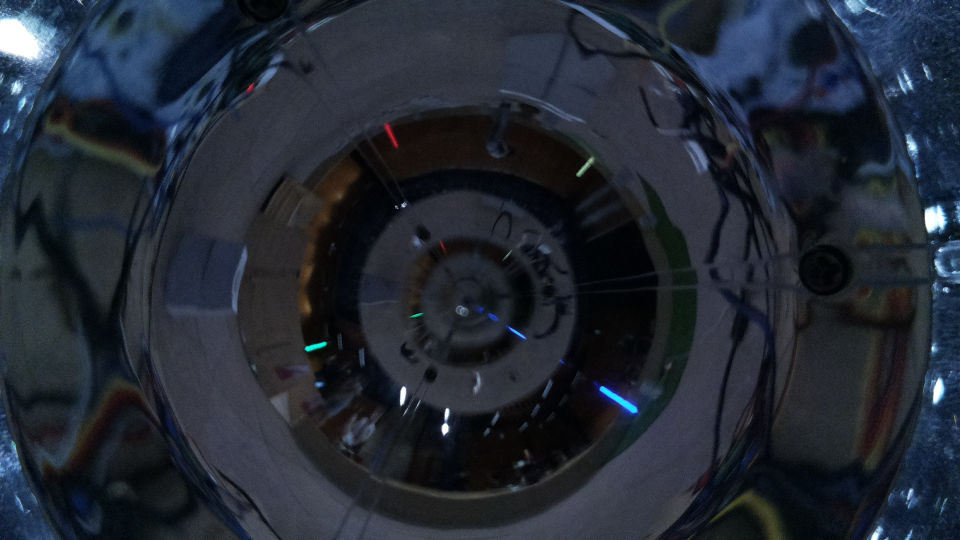
#> input picture BeaconPhoto/photo_beacon.jpg, 1920 x 1080 px (shown at 1/2 size)
$ python -i beacon.py   (imports and definitions only)   (older library calls are emulated)
#> lines starting #> are read from the running program, lines starting #| are printed output that depends on the picture; after the words box and inside, x2 and y2 are one past the last pixel; in counts of white or black regions, pixels touching at a corner belong together
import cv2
import numpy as np
import math
from picamera import PiCamera

center_cone_x = 983#981
center_cone_y = 596#597
RedLed = (0,8040)
GreenLed = (8040,8040)
BlueLed = (8040,0)
YellowLed = (0,0)


g_low = (30, 100, 110)
g_high = (35, 255,255)
b_low = (10, 125, 125)
b_high = (15, 255,255)
r_low = (110, 100, 100)
r_high = (130, 255,255)

y_low = (50,40, 40)
y_high = (90, 255,255)


# [29 lines left out: function center, not called in this run]


def extract_channel(img):

    #img = cv2.GaussianBlur(img,(5,5),1)

    ## convert to hsv
    hsv = cv2.cvtColor(img, cv2.COLOR_RGB2HSV)
#> hsv: shape (1080, 1920, 3); mean H, S, V 102.8, 94, 52

    mask_g = cv2.inRange(hsv,g_low ,g_high )
#> mask_g: shape (1080, 1920); every value is 0
    mask_b = cv2.inRange(hsv, b_low, b_high)
    mask_r = cv2.inRange(hsv, r_low, r_high)
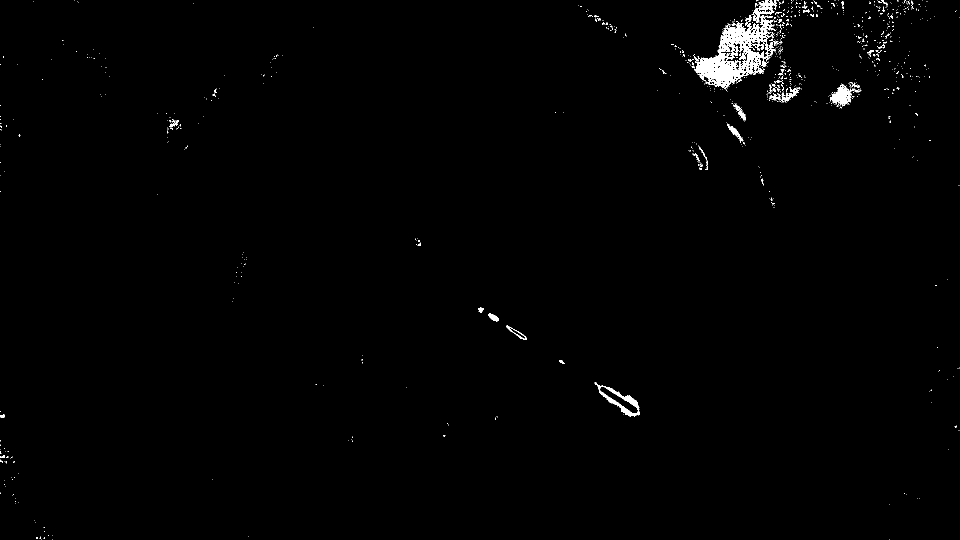
#> mask_r: shape (1080, 1920) (shown at 1/2 size); 0.9% white; 933 white regions (879 under 20 px), largest, box (x1, y1, x2, y2) and area: (1386, 0, 1557, 178) 10748, (1189, 764, 1280, 833) 1312, (1660, 167, 1722, 214) 973
    mask_y = cv2.inRange(hsv, y_low, y_high)
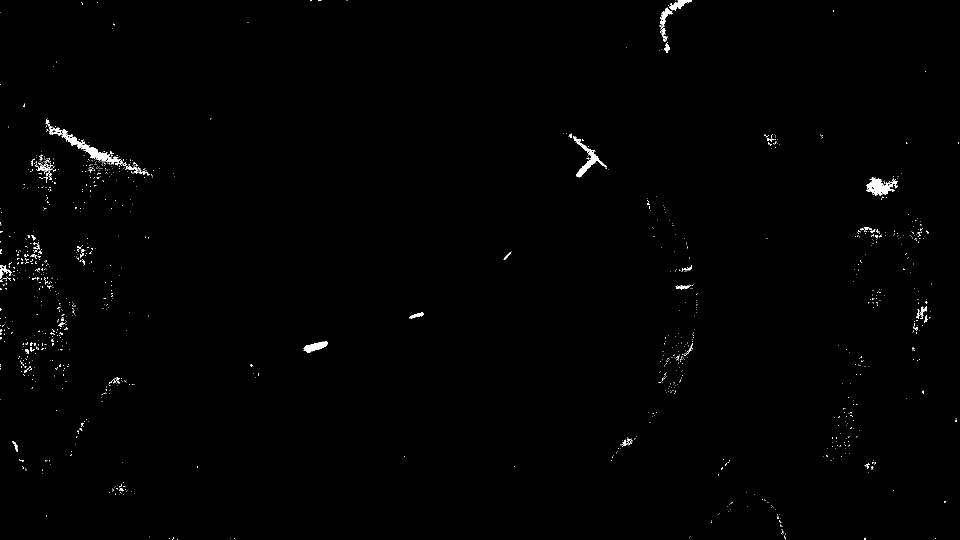
#> mask_y: shape (1080, 1920) (shown at 1/2 size); 0.56% white; 1237 white regions (1179 under 20 px), largest, box (x1, y1, x2, y2) and area: (95, 248, 246, 332) 1713, (1732, 355, 1796, 392) 1108, (1146, 273, 1213, 355) 1035

    #gray = cv2.cvtColor(img,cv2.COLOR_BGR2GRAY)


    ## slice the green
    imask_r = mask_r>0
    imask_g = mask_g>0
    imask_b = mask_b>0
    imask_y = mask_y>0


    green = np.zeros_like(img, np.uint8)
    red = np.zeros_like(img, np.uint8)
    blue = np.zeros_like(img, np.uint8)
    yellow = np.zeros_like(img, np.uint8)


    red[imask_r] = img[imask_r]
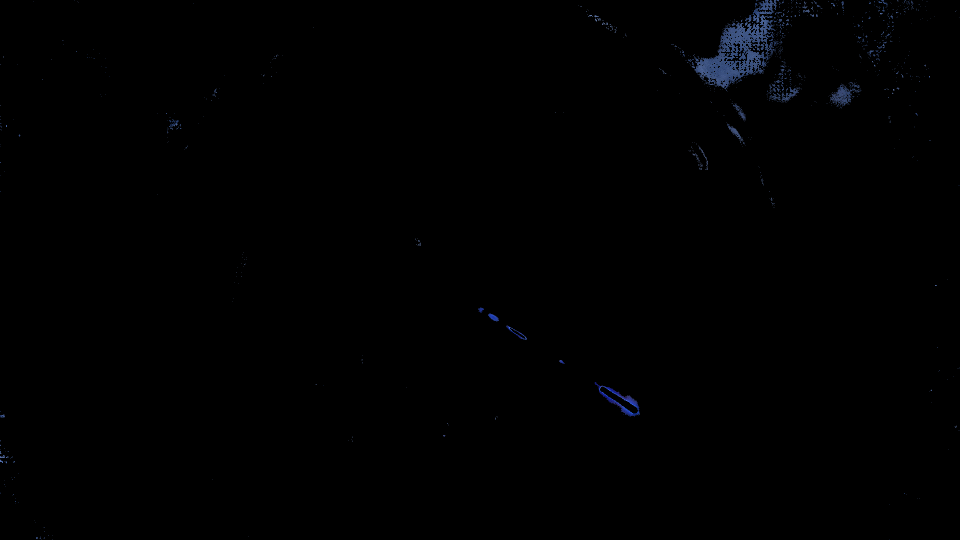
#> red: shape (1080, 1920, 3) (shown at 1/2 size); mean R, G, B 0.5, 0.7, 1.1
    green[imask_g] = img[imask_g]
#> green: shape (1080, 1920, 3); every value is 0
    blue[imask_b] = img[imask_b]
    yellow[imask_y] = img[imask_y]

    ## save

    image = np.zeros_like(img, np.uint8)
    image = red + blue +green + yellow
    channel = [yellow, red,green,blue]

    return channel , image


# [180 lines left out: functions channel_selection, get_angles, get_position, beacon_main, not called in this run]


>>> import cv2
>>> picture = cv2.cvtColor(cv2.imread('photo_beacon.jpg'), cv2.COLOR_BGR2RGB)
>>> result = extract_channel(picture)
